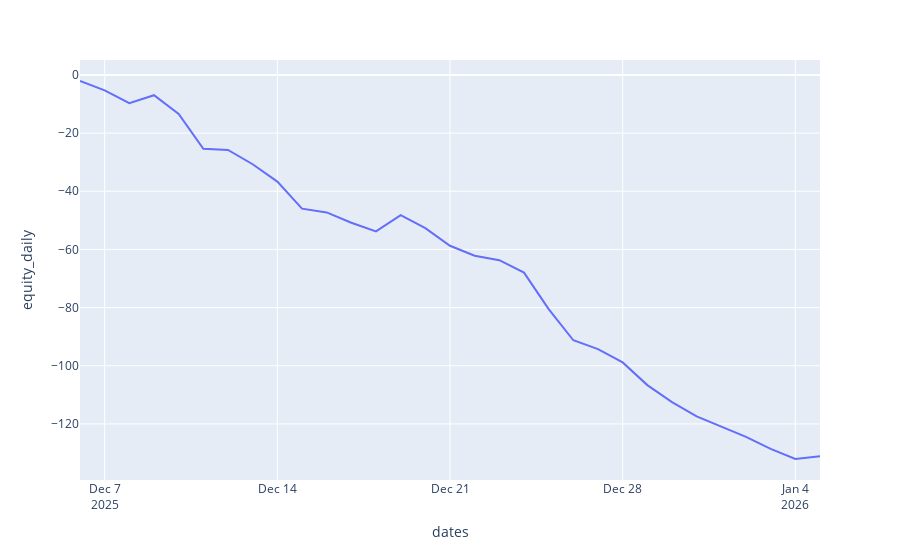

Notebook code for this chart:
### Code cell
# 回测结果图表可视化
import pandas as pd
import plotly.express as px
from freqtrade.data.btanalysis import load_backtest_data, load_backtest_stats

strategy = "KNNStrategy"

backtest_dir = Path(config["user_data_dir"], "backtest_results")

stats = load_backtest_stats(backtest_dir)
strategy_stats = stats["strategy"][strategy]

df = pd.DataFrame(columns=["dates", "equity"], data=strategy_stats["daily_profit"])
df["equity_daily"] = df["equity"].cumsum()

fig = px.line(df, x="dates", y="equity_daily")
fig.show()

### Figure 1 — Plotly figure (JSON) as saved in the notebook; plotly's stock layout.template omitted (floating-point values rounded to 4 significant figures)
{"data": [{"hovertemplate": "dates=%{x}<br>equity_daily=%{y}<extra></extra>", "legendgroup": "", "line": {"color": "#636efa", "dash": "solid"}, "marker": {"symbol": "circle"}, "mode": "lines", "name": "", "orientation": "v", "showlegend": false, "type": "scatter", "x": ["2025-12-06", "2025-12-07", "2025-12-08", "2025-12-09", "2025-12-10", "2025-12-11", "2025-12-12", "2025-12-13", "2025-12-14", "2025-12-15", "2025-12-16", "2025-12-17", "2025-12-18", "2025-12-19", "2025-12-20", "2025-12-21", "2025-12-22", "2025-12-23", "2025-12-24", "2025-12-25", "2025-12-26", "2025-12-27", "2025-12-28", "2025-12-29", "2025-12-30", "2025-12-31", "2026-01-01", "2026-01-02", "2026-01-03", "2026-01-04", "2026-01-05"], "xaxis": "x", "y": [-2.088, -5.292, -9.736, -6.967, -13.44, -25.39, -25.77, -30.71, -36.68, -45.98, -47.27, -50.82, -53.8, -48.23, -52.68, -58.74, -62.18, -63.7, -67.96, -80.52, -91.23, -94.26, -98.85, -106.7, -112.5, -117.4, -121.0, -124.4, -128.6, -132.1, -131.1], "yaxis": "y"}], "layout": {"legend": {"tracegroupgap": 0}, "margin": {"t": 60}, "xaxis": {"anchor": "y", "domain": [0, 1], "title": {"text": "dates"}}, "yaxis": {"anchor": "x", "domain": [0, 1], "title": {"text": "equity_daily"}}}}
